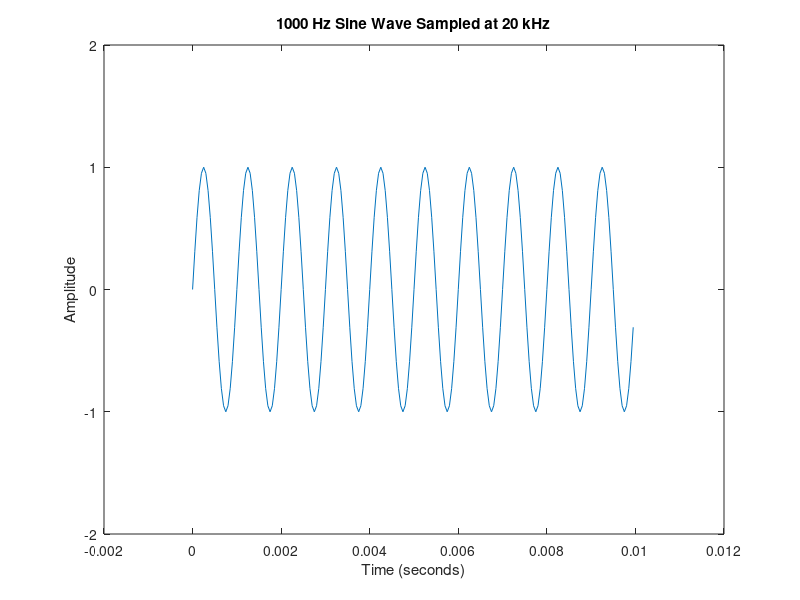

Write the MATLAB code that produced this figure.
fs = 20000;         % Sampling frequency in Hz
f = 1000;           % Sine wave frequency in Hz
duration = 1;       % Duration in seconds

t = 0:1/fs:duration;            % Time vector
y = sin(2 * pi * f * t);        % Generate sine wave

% Plot the waveform (first few milliseconds for clarity)
figure;
plot(t(1:200), y(1:200));       % Plot the first 200 samples (10 ms)
axis([-0.002 0.012 -2 2])
xlabel('Time (seconds)');
ylabel('Amplitude');
title('1000 Hz Sine Wave Sampled at 20 kHz');

% Play the sound
sound(y, fs);